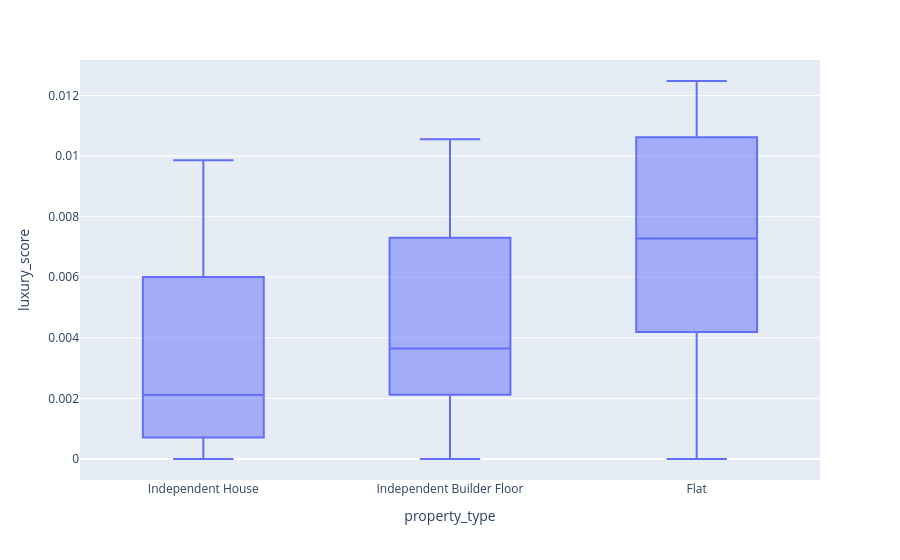

Notebook cell for this chart:
### Code cell
px.box(data_frame= eda_multi,x='property_type',y='luxury_score')

### Figure 1 — Plotly figure (JSON) as saved in the notebook; plotly's stock layout.template omitted (floating-point values rounded to 4 significant figures; data arrays with more than 128 entries replaced by an {"elided": "..."} marker saying what was removed)
{"data": [{"alignmentgroup": "True", "hovertemplate": "property_type=%{x}<br>luxury_score=%{y}<extra></extra>", "legendgroup": "", "marker": {"color": "#636efa"}, "name": "", "notched": false, "offsetgroup": "", "orientation": "v", "showlegend": false, "type": "box", "x": {"elided": "5980 str values"}, "x0": " ", "xaxis": "x", "y": {"elided": "5980 float values"}, "y0": " ", "yaxis": "y"}], "layout": {"boxmode": "group", "legend": {"tracegroupgap": 0}, "margin": {"t": 60}, "xaxis": {"anchor": "y", "domain": [0, 1], "title": {"text": "property_type"}}, "yaxis": {"anchor": "x", "domain": [0, 1], "title": {"text": "luxury_score"}}}}
